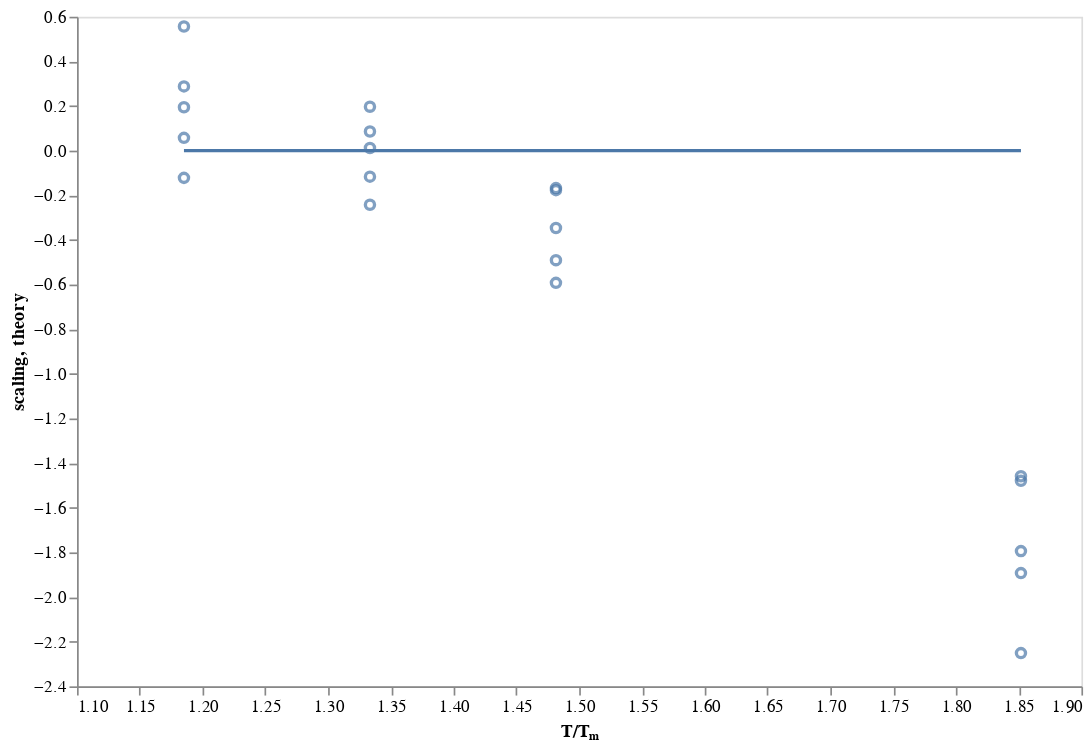

Source (notebook cell):
### Code cell
c = alt.Chart(df_fit).encode(
    x=alt.X('temp_norm', title='T/Tₘ', scale=alt.Scale(zero=False)),
)

c.mark_point().encode(y="scaling") + c.mark_line().encode(y="theory")

### Figure 1 — Vega-Lite specification as saved in the notebook (floating-point values rounded to 4 significant figures)
{"$schema": "https://vega.github.io/schema/vega-lite/v2.6.0.json", "config": {"axis": {"grid": false}, "view": {"height": 400, "width": 600}}, "datasets": {"data-621b44656c3febab6203deda502915ae": [{"scaling": 0.05752, "temp_norm": 1.185, "theory": -1.707e-05}, {"scaling": 0.1944, "temp_norm": 1.185, "theory": -1.707e-05}, {"scaling": -0.1219, "temp_norm": 1.185, "theory": -1.707e-05}, {"scaling": 0.5563, "temp_norm": 1.185, "theory": -1.707e-05}, {"scaling": 0.2878, "temp_norm": 1.185, "theory": -1.707e-05}, {"scaling": -0.1165, "temp_norm": 1.333, "theory": -2.731e-05}, {"scaling": 0.08576, "temp_norm": 1.333, "theory": -2.731e-05}, {"scaling": 0.0121, "temp_norm": 1.333, "theory": -2.731e-05}, {"scaling": 0.1969, "temp_norm": 1.333, "theory": -2.731e-05}, {"scaling": -0.2423, "temp_norm": 1.333, "theory": -2.731e-05}, {"scaling": -0.592, "temp_norm": 1.481, "theory": -3.55e-05}, {"scaling": -0.1676, "temp_norm": 1.481, "theory": -3.55e-05}, {"scaling": -0.1771, "temp_norm": 1.481, "theory": -3.55e-05}, {"scaling": -0.3464, "temp_norm": 1.481, "theory": -3.55e-05}, {"scaling": -0.4906, "temp_norm": 1.481, "theory": -3.55e-05}, {"scaling": -2.251, "temp_norm": 1.852, "theory": -5.024e-05}, {"scaling": -1.479, "temp_norm": 1.852, "theory": -5.024e-05}, {"scaling": -1.459, "temp_norm": 1.852, "theory": -5.024e-05}, {"scaling": -1.893, "temp_norm": 1.852, "theory": -5.024e-05}, {"scaling": -1.794, "temp_norm": 1.852, "theory": -5.024e-05}]}, "layer": [{"data": {"name": "data-621b44656c3febab6203deda502915ae"}, "encoding": {"x": {"field": "temp_norm", "scale": {"zero": false}, "title": "T/Tₘ", "type": "quantitative"}, "y": {"field": "scaling", "type": "quantitative"}}, "mark": "point"}, {"data": {"name": "data-621b44656c3febab6203deda502915ae"}, "encoding": {"x": {"field": "temp_norm", "scale": {"zero": false}, "title": "T/Tₘ", "type": "quantitative"}, "y": {"field": "theory", "type": "quantitative"}}, "mark": "line"}]}
